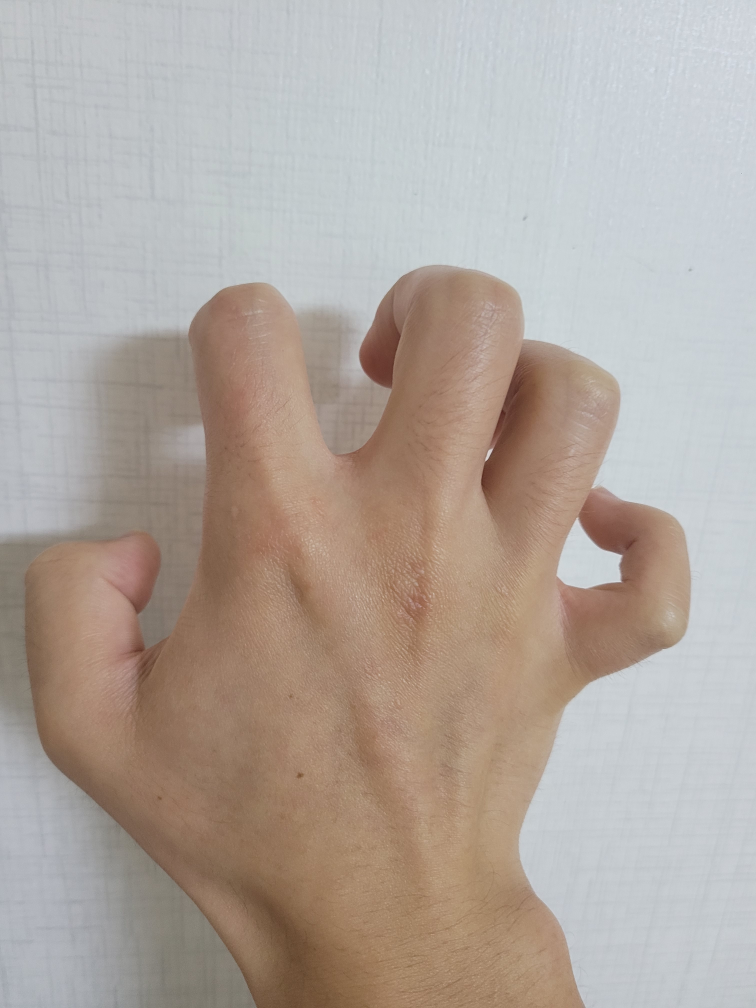
#> input picture test/hand1.jpg, 3024 x 4032 px (shown at 1/4 size)
$ python -i preproc.py   (imports and definitions only)
#> lines starting #> are read from the running program, lines starting #| are printed output that depends on the picture
import cv2
import numpy as np


BGR_BG_COLOR = [0, 0, 0]
EDGE_IMG_SIZE = 500
OBJECT_ORIGIN_X = 200
OBJECT_ORIGIN_Y = 450

# [54 lines left out: functions Resize, GetBackProjImg, RemoveBG, RemoveSmallComp, not called in this run]

def CutNRotate(bgrimg):
    ########## 캔버스 확장 (500×500 중앙 정렬) ##########
    h0, w0 = bgrimg.shape[:2]
    canvas = np.full((EDGE_IMG_SIZE, EDGE_IMG_SIZE, 3), BGR_BG_COLOR, dtype=bgrimg.dtype)
    dx0 = (EDGE_IMG_SIZE - w0) // 2
    dy0 = (EDGE_IMG_SIZE - h0) // 2
    canvas[dy0:dy0+h0, dx0:dx0+w0] = bgrimg
    bgrimg = canvas

    ##########외각 Contour 검출##########
    img = cv2.cvtColor(bgrimg, cv2.COLOR_BGR2GRAY)
    _, img = cv2.threshold(img, 0, 255, cv2.THRESH_BINARY | cv2.THRESH_OTSU)
    contours, _ = cv2.findContours(img, cv2.RETR_EXTERNAL, cv2.CHAIN_APPROX_SIMPLE)
    largest_contour = max(contours, key=cv2.contourArea)
    epsilon = 0.005 * cv2.arcLength(largest_contour, True)
    largest_contour = cv2.approxPolyDP(largest_contour, epsilon, True)

    ##########RECT 검출 후 기울기를 이용해 이미지 및 컨투어 회전#############
    rect = cv2.minAreaRect(largest_contour.reshape(-1,2))
    h, w = bgrimg.shape[:2]               # 이제 h, w 모두 500
    rotate_degree = -(90 - rect[2]) if rect[1][0] > rect[1][1] else rect[2]
    center = (w//2, h//2)                 # 캔버스 중심 (250,250)
    rotation_matrix = cv2.getRotationMatrix2D(center, rotate_degree, 1)
    rotated_img = cv2.warpAffine(
        bgrimg, rotation_matrix, (EDGE_IMG_SIZE, EDGE_IMG_SIZE),
        flags=cv2.INTER_LINEAR,
        borderMode=cv2.BORDER_CONSTANT,
        borderValue=BGR_BG_COLOR
    )
    rotated_contour = cv2.transform(largest_contour, rotation_matrix)

    ##########회전한 컨투어로 손목 검출#############
    # 1) convexHull 으로 인덱스만 뽑기
    hull = cv2.convexHull(rotated_contour, returnPoints=False)  # shape=(M,1)
    hull_pts = cv2.convexHull(rotated_contour, returnPoints=True)
    # 2) 1차원 배열로 풀어서 오름차순 정렬
    hull_idxs = np.sort(hull.flatten())
    # 3) (M,1) 형태로 다시 변경
    hull_idxs = hull_idxs.reshape(-1,1).astype(np.int32)
    # 4) convexityDefects 호출
    defects = cv2.convexityDefects(rotated_contour, hull_idxs)

    fp_idx = max(defects[:,0,2], key=lambda i: rotated_contour[i][0][1])
    deep_point = tuple(rotated_contour[fp_idx][0])
    rotated_img[deep_point[1]:, : ,:] = BGR_BG_COLOR


    ###########RECT도 회전 시킨다음 객체를 비율에 맞게 객체의 왼쪽 하단 지점을 지정하여 정렬###########
    rect_points = cv2.boxPoints(rect)
    rotated_rect = cv2.transform(rect_points[:,None,:], rotation_matrix).reshape(-1,2)
    vertex = sorted(rotated_rect[:], key=lambda p: p[1])  # 윗부분 꼭지점, 아래부분 꼭지점으로 분리
    vertex[2][1] = deep_point[1]
    vertex[3][1] = deep_point[1]

    obj_origin = np.where((rotated_img[deep_point[1] - 1] != 0).any(axis=1))[0][0]  ####객체의 왼쪽 하단 지점
    dx1 = - obj_origin
    dy1 = - vertex[2][1]
    dx2 = OBJECT_ORIGIN_X
    dy2 = OBJECT_ORIGIN_Y
    scale = 300/(vertex[2][1] - vertex[0][1])
    dx = scale * dx1 + dx2
    dy = scale * dy1 + dy2

    M = np.array([[scale, 0, dx],
                  [0, scale, dy]], dtype=np.float32)

    # 최종 이동·스케일링도 캔버스 크기 고정
    shifted = cv2.warpAffine(
        rotated_img, M,
        (EDGE_IMG_SIZE, EDGE_IMG_SIZE),
        flags=cv2.INTER_LINEAR,
        borderMode=cv2.BORDER_CONSTANT,
        borderValue=BGR_BG_COLOR
    )

    return shifted

# [27 lines left out: functions RotateEdgeImg, GetSortedEdgeImg, not called in this run]

>>> import cv2
>>> picture = cv2.imread('test/hand1.jpg', cv2.IMREAD_GRAYSCALE)
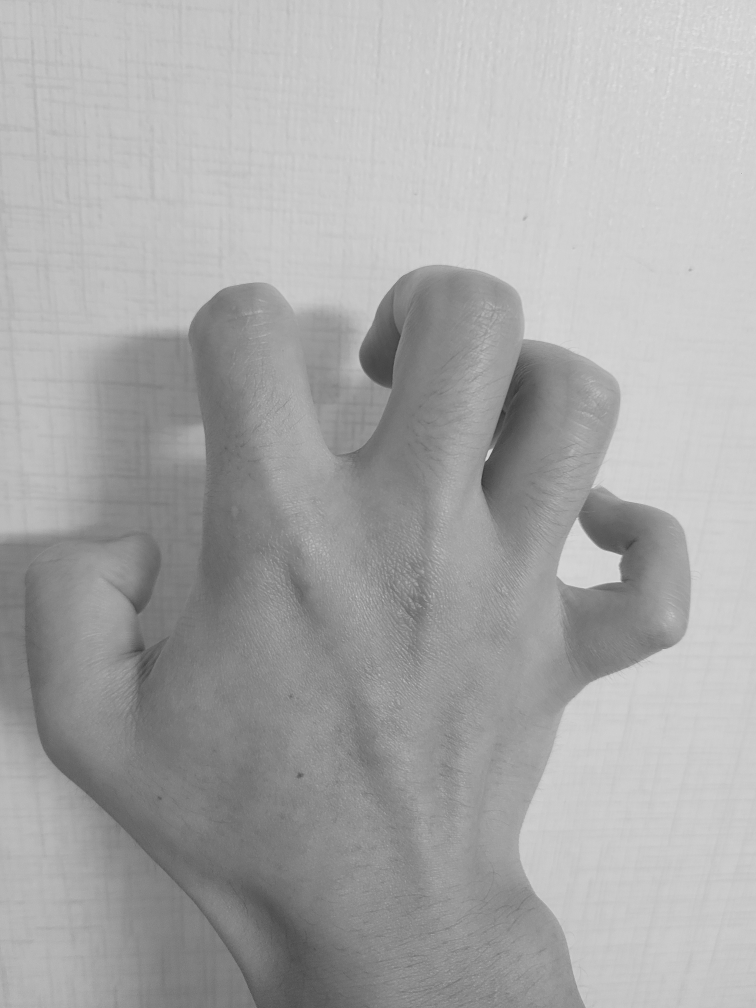
#> picture: shape (4032, 3024) (shown at 1/4 size); min 36, max 233, mean 168.5
>>> result = CutNRotate(picture)
#> (the run stopped early here; a loop or call above may not have finished)

$ run again, on test/hand10.jpg
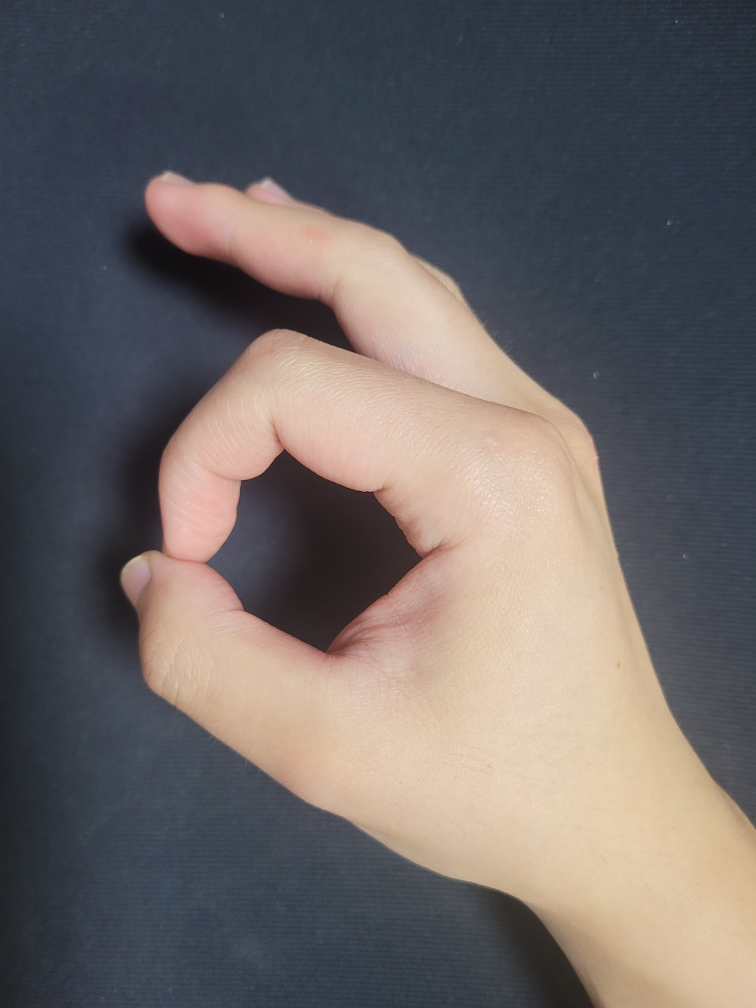
#> input picture test/hand10.jpg, 3024 x 4032 px (shown at 1/4 size)
#> `picture = cv2.imread('test/hand1.jpg', cv2.IMREAD_GRAYSCALE)`:
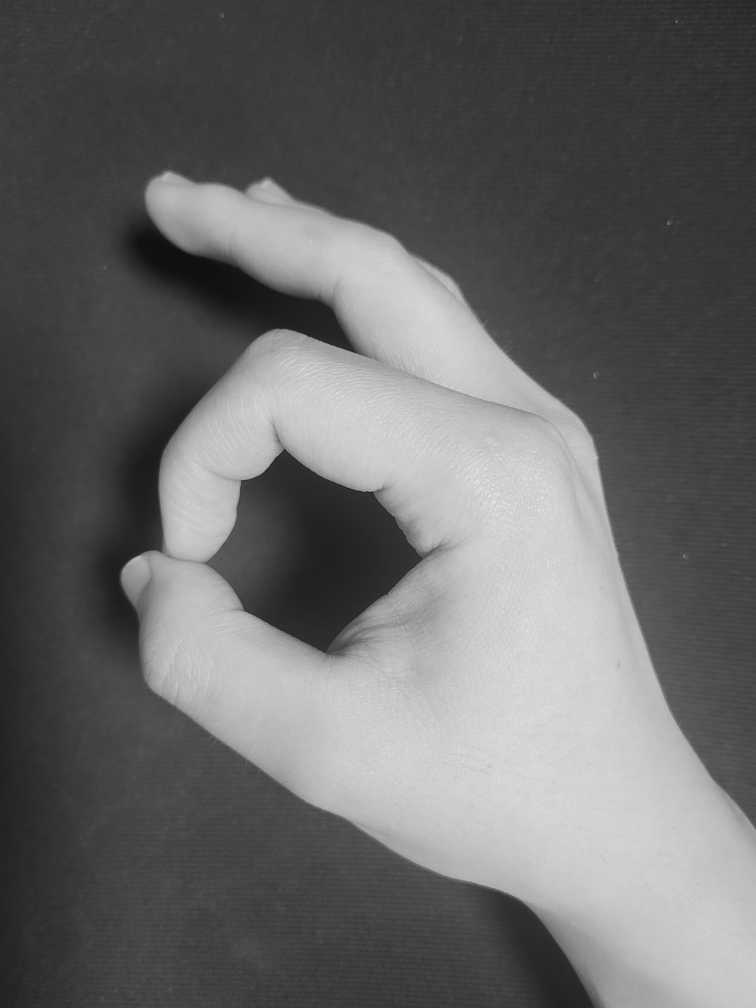
#> picture: shape (4032, 3024) (shown at 1/4 size); min 5, max 241, mean 104.7

$ run again, on test/hand11.jpg
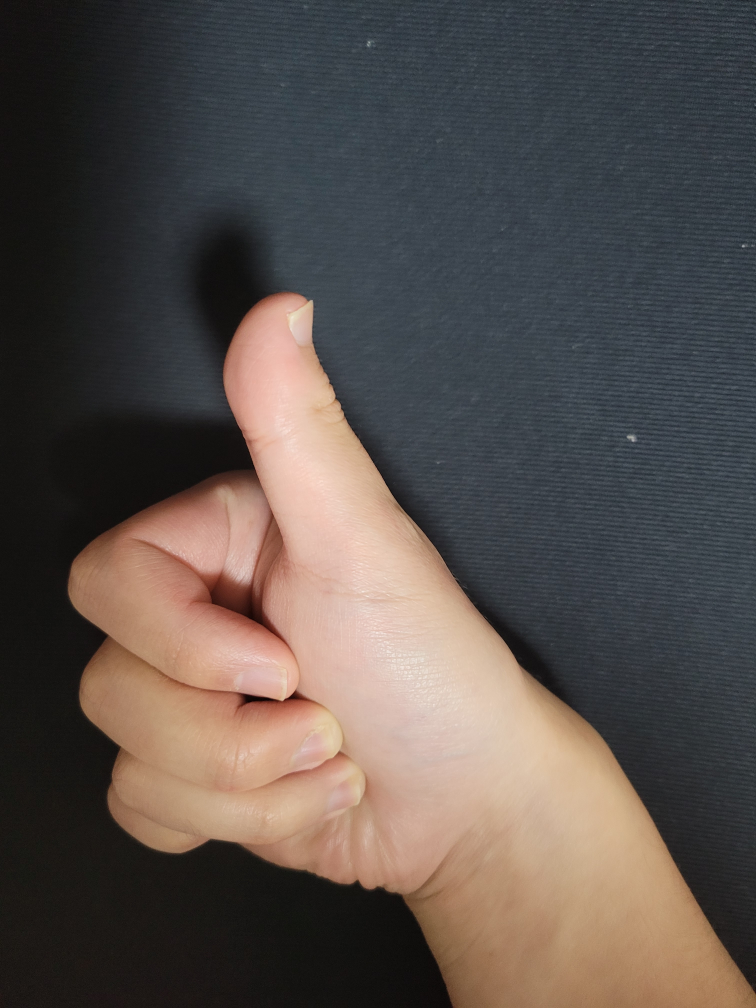
#> input picture test/hand11.jpg, 3024 x 4032 px (shown at 1/4 size)
#> `picture = cv2.imread('test/hand1.jpg', cv2.IMREAD_GRAYSCALE)`:
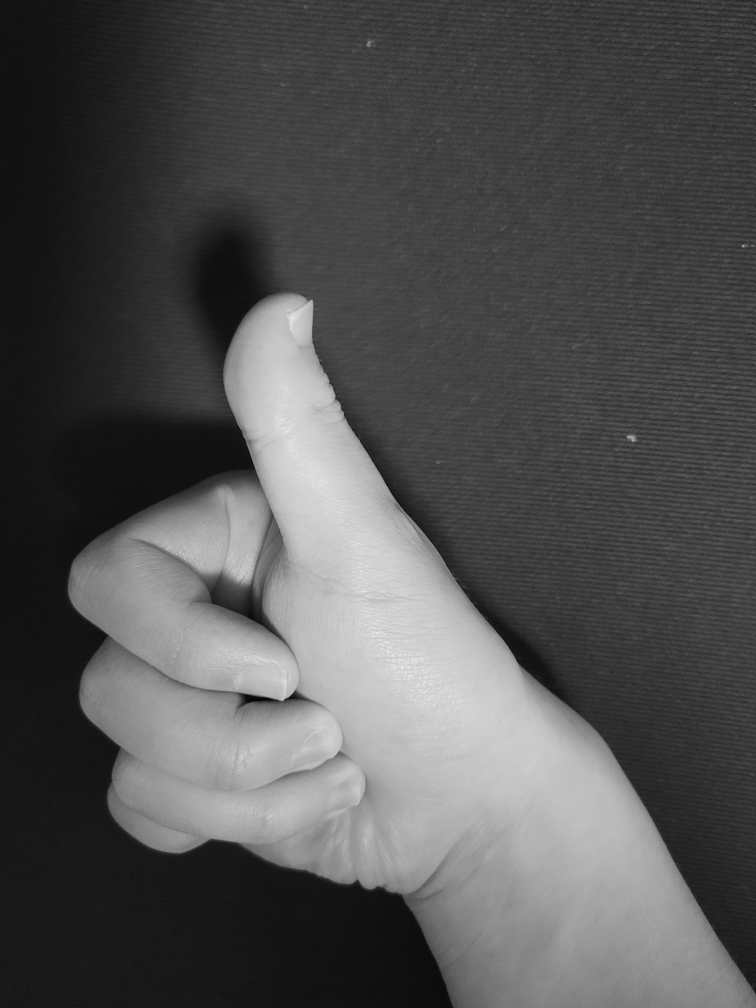
#> picture: shape (4032, 3024) (shown at 1/4 size); min 0, max 254, mean 82.4

$ run again, on test/hand12.jpg
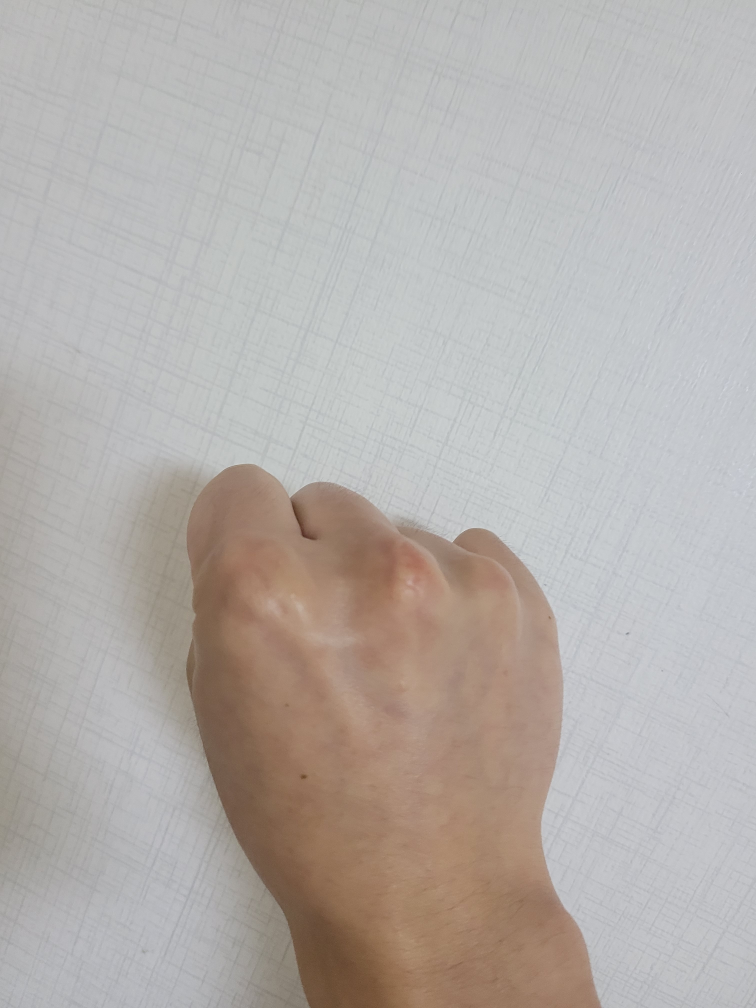
#> input picture test/hand12.jpg, 3024 x 4032 px (shown at 1/4 size)
#> `picture = cv2.imread('test/hand1.jpg', cv2.IMREAD_GRAYSCALE)`:
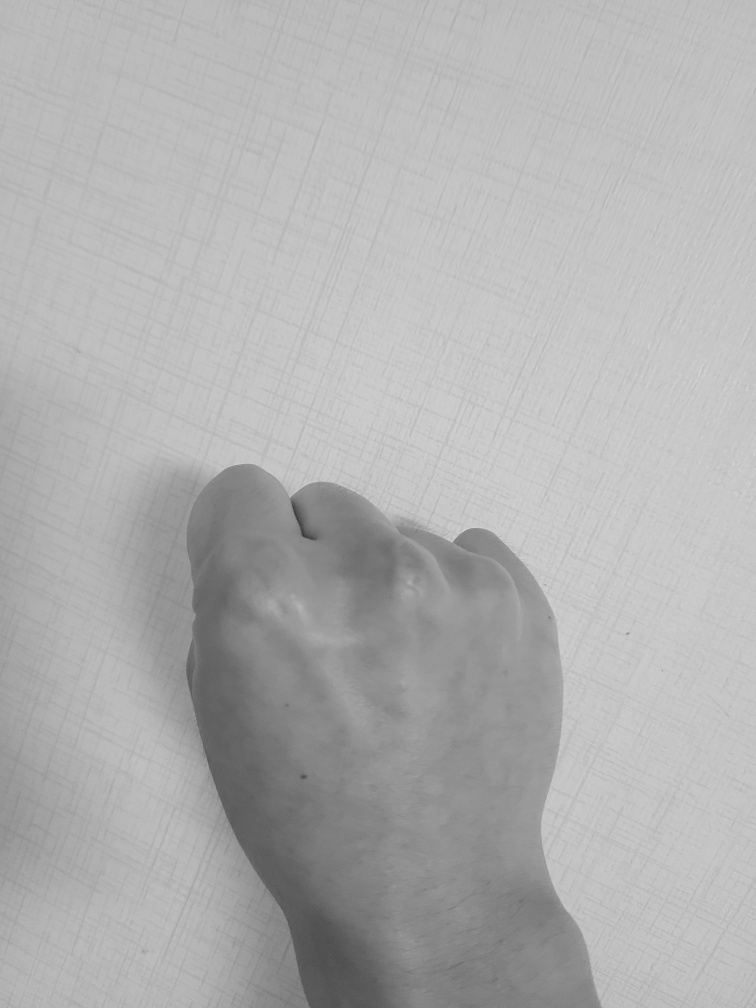
#> picture: shape (4032, 3024) (shown at 1/4 size); min 36, max 238, mean 176
